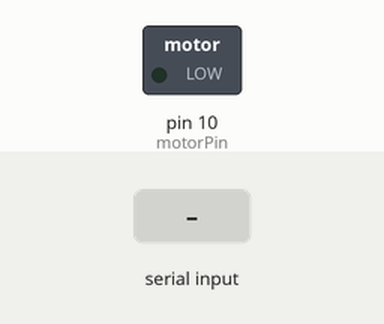
Simulated run of this sketch. Board: Arduino Uno, built with avr-gcc and run on an emulated ATmega328P. On the bench: switched loads named in the sketch (green lamp = pin HIGH). The test bench sets the inputs (shaded band).

Above: at 1.2 s.
1.3 s: "A" received over the second serial link
At 8.4 s:
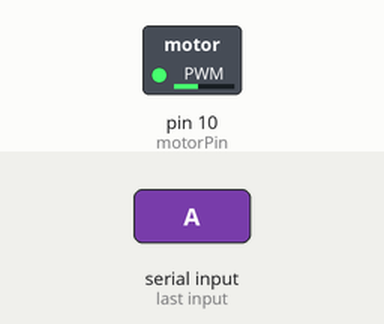
Timing chart, 0 to 10.3 s (numbered marks = the images above; inputs shaded):
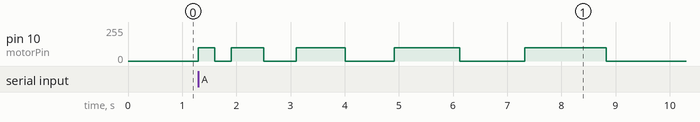

Measured:
- after the input at 1.3 s, pin 10 (motorPin): 0/255 → 100/255 at once, → 0/255 0.30 s later, → 100/255 0.30 s later, → 0/255 0.60 s later, … (10 changes in this stretch)

The sketch:

sound_motor.ino
```cpp
#include <SoftwareSerial.h>
SoftwareSerial unoSerial(4, 5);
int speakerPin = 9;     // 정수현 변수 speakerPin를 선언하고 5를 대입
int length = 50;    // 노래의 총 길이 설정
char notes[] = "ececececececececececececececececececececececececec";             // 음계 설정
int beats[] = { 1, 1, 1, 1, 1, 1, 1, 1, 1, 1, 1, 1, 1, 1, 1, 1, 1, 1, 1, 1, 1, 1, 1, 1, 1, 1, 1, 1, 1, 1, 1, 1, 1, 1, 1, 1, 1, 1, 1, 1, 1, 1, 1, 1, 1, 1, 1, 1, 1, 1
};                            // 해당하는 음이 울리는 길이 설정
int tempo = 350;                                                                                                   // 캐럴이 연주되는 속도
int motorPin = 10;
void playTone(int tone, int duration)
{
  for (long i = 0; i < duration * 2000L; i += tone * 2)
  {
    digitalWrite(speakerPin, HIGH);
    delayMicroseconds(tone);
    digitalWrite(speakerPin, LOW);
    delayMicroseconds(tone);
  }
}
void playNote(char note, int duration)
{
  char names[] = { 'c', 'd', 'e', 'f', 'g', 'a', 'b', 'C' };     //음계 함수 설정
  int tones[] = { 1915, 1700, 1519, 1432, 1275, 1136, 1014, 956 };      // 음계 톤 설정
  for (int i = 0; i < 8; i++)
  {
    if (names[i] == note)
    {
      playTone(tones[i], duration);
    }
  }
}
void setup() {
  unoSerial.begin(9600);
  Serial.begin(9600);
}

void loop() {
  /*while(unoSerial.available()){
    char data = unoSerial.read();
    Serial.println(data);
    }  */
  if (unoSerial.available() > 0) {
    char inChar = unoSerial.read();
    if (inChar == 'B')
    {
      char b = 'C';
      analogWrite(motorPin, 100);
      playNote(b, 200);
      delay(00);
      analogWrite(motorPin, 0);
        delay(200);
    }
    if (inChar == 'A')
    {
      /*음악 나오는 부분 시작!!!!!!!!!!!!!!!!!!!!!!!!!!!!!!!!!!!!!!
        for (int i = 0; i < length; i++)
        {
        if (notes[i] == ' ')
        {
        delay(beats[i] * tempo); // rest
        }
        else
        {
        playNote(notes[i], beats[i] * tempo);
        }
        delay(tempo / 10);
        }
        delay(500);

        // 음악 끝나는 부분!!!!!!!!!!!!!!!!!!!!!!!!!!!!!!!!  by  기태*/
      for (int i = 0; i < 6; i++)
      {
        analogWrite(motorPin, 100);
        playNote(notes[i * 2], i * 100);
        delay(i * 100);
        analogWrite(motorPin, 0);
        playNote(notes[i * 2 + 1], i * 100);
        delay(i * 100);
      }
      for (int num = 0; num < 10; num++)
      {
        analogWrite(motorPin, 100);
        playNote(notes[0], 100);
        delay(100);
        analogWrite(motorPin, 0);
        playNote(notes[1], 100);
        delay(100);
      }

      /*analogWrite(motorPin, 100);
        playNote(notes[0], 1 * tempo);
        delay(100);
        analogWrite(motorPin, 0);
        playNote(notes[1], 1 * tempo);
        delay(100);
        analogWrite(motorPin, 100);
        playNote(notes[2], 1 * tempo);
        delay(200);
        analogWrite(motorPin, 0);
        playNote(notes[3], 1 * tempo);
        delay(200);
        analogWrite(motorPin, 100);
        playNote(notes[4], 1 * tempo);
        delay(300);
        analogWrite(motorPin, 0);
        playNote(notes[5], 1 * tempo);
        delay(300);
        analogWrite(motorPin, 100);
        playNote(notes[6], 1 * tempo);
        delay(400);
        analogWrite(motorPin, 0);
        playNote(notes[7], 1 * tempo);
        delay(400);
        analogWrite(motorPin, 100);
        playNote(notes[8], 1 * tempo);
        delay(500);
        analogWrite(motorPin, 0);
        playNote(notes[9], 1 * tempo);
        delay(500);
        Serial.print(inChar);*/
    }
  }
}
```
